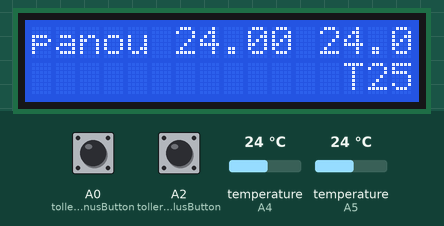
The sketch below on a simulated Arduino Uno, built with avr-gcc and run on an emulated ATmega328P. On the bench: 16×2 character LCD. The inputs (shaded band) are chosen by the test bench; at power-on: temperature (sensors on A4, A5) 24 °C, A0 (tolleranceMinusButton) LOW, A2 (tollerancePlusButton) LOW.

Above: at 2.3 s.
2.4 s: temperature (sensor on A4) set to 12 °C
At 4.1 s:
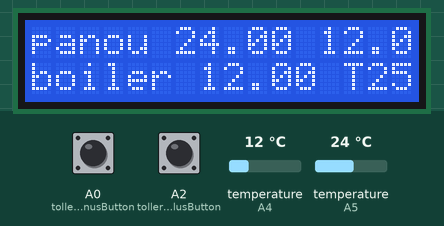
4.9 s: temperature (sensor on A5) set to 12 °C
At 6.3 s:
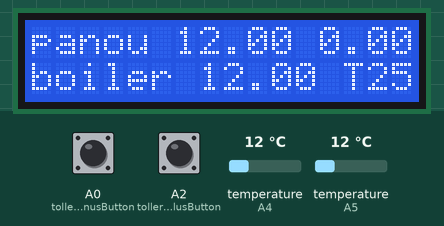
7.0 s: temperature (sensor on A4) set to 19 °C
At 9.3 s:
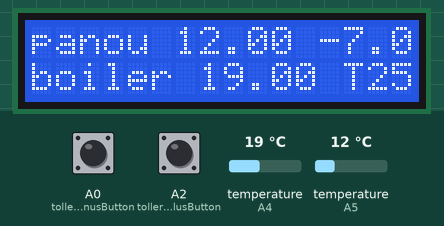
9.6 s: temperature (sensor on A5) set to 19 °C
At 10.5 s:
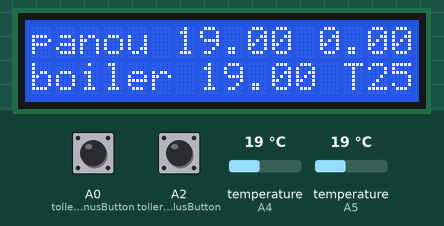
11.7 s: temperature (sensor on A4) set to 28 °C
At 13.7 s:
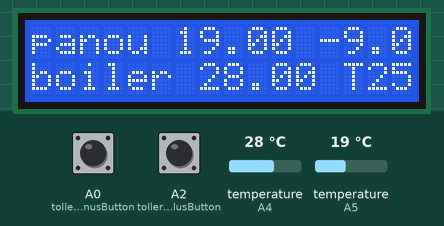
14.3 s: temperature (sensor on A5) set to 28 °C
At 14.7 s:
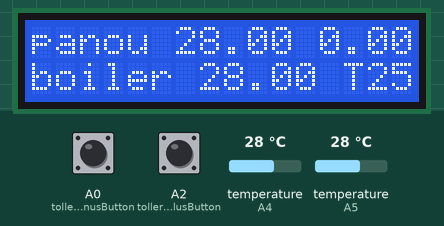
Timing chart, 0 to 17.3 s (numbered marks = the images above; inputs shaded):
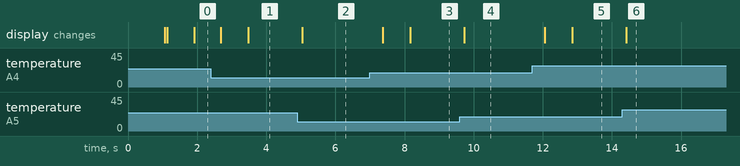

The sketch:

pump-controller.ino
```cpp
#include <EEPROM.h>
#include <avr/wdt.h>
#include <LiquidCrystal.h>
#include <OneWire.h>
#include <DallasTemperature.h>
#include <EEPROM.h>


#define Sensor_panel A5     // solar panel sensor
#define Sensor_boiler A4    // boiler sensor
#define Power_boiler 9      // boiler power socket
#define Power_panel_pump 10 // solar panel pump power socket
#define tollerancePlusButton A2
#define tolleranceMinusButton A0

bool sensorPanelReady, sensorBoilerReady;
float Sensor_panel_tempC, Sensor_boiler_tempC; // memo the temepratures
float tempMinim_Sensor_panou = 30;
float tempPower_panel_pump_Tolerance = 0;
float tempPower_panel_pump_ON = 10;
int tollerancePlusButtonState = 0;
int tolleranceMinusButtonState = 0;
int eeToleranceAddress = 0; // Memory location where we want the data to be saved between sessions.

OneWire Sensor_panel_T(Sensor_panel);
OneWire Sensor_boiler_T(Sensor_boiler);
DallasTemperature Sensor_panel_dallas(&Sensor_panel_T);
DallasTemperature Sensor_boiler_dallas(&Sensor_boiler_T);
DeviceAddress Sensor_panel_Address;
DeviceAddress Sensor_boiler_Address;

LiquidCrystal lcd(12, 11, 5, 4, 3, 2);

void setup()
{
  lcd.begin(16, 2);
  lcd.setCursor(0, 0);
  lcd.print(" Controler pa-");
  lcd.setCursor(0, 1);
  lcd.print("nou solar/boiler");
  delay(1000);
  lcd.clear();
  pinMode(Power_boiler, OUTPUT);
  digitalWrite(Power_boiler, LOW);
  pinMode(Power_panel_pump, OUTPUT);
  digitalWrite(Power_panel_pump, LOW);

  pinMode(tollerancePlusButton, INPUT);
  pinMode(tolleranceMinusButton, INPUT);

  tempPower_panel_pump_Tolerance = EEPROM.read(eeToleranceAddress);

  Sensor_panel_dallas.begin();
  if (!Sensor_panel_dallas.getAddress(Sensor_panel_Address, 0))
    Sensor_panel_dallas.setResolution(Sensor_panel_Address, 9);
  Sensor_boiler_dallas.begin();
  if (!Sensor_boiler_dallas.getAddress(Sensor_boiler_Address, 0))
    Sensor_boiler_dallas.setResolution(Sensor_boiler_Address, 9);
}

void loop()
{
  adjustTollerance();

  if (!Sensor_panel_dallas.getAddress(Sensor_panel_Address, 0))
  {
    lcd.setCursor(0, 0);
    lcd.print("lipsa senzor panou");
    sensorPanelReady = false;
  }
  else
  {
    Sensor_panel_dallas.requestTemperatures(); // Send the command to get temperatures
    Sensor_panel_tempC = Sensor_panel_dallas.getTempC(Sensor_panel_Address);
    if (Sensor_panel_tempC == -127.00)
    {
      lcd.setCursor(0, 0);
      lcd.print("eroare senzor panou");
      sensorPanelReady = false;
    }
    else
    {
      lcd.setCursor(0, 0);
      lcd.print("panou");
      lcd.setCursor(6, 0);
      lcd.print(Sensor_panel_tempC);
      lcd.setCursor(12, 0);
      lcd.print(Sensor_panel_tempC - Sensor_boiler_tempC);
      sensorPanelReady = true;
    }
  }

  if (!Sensor_boiler_dallas.getAddress(Sensor_boiler_Address, 0))
  {
    lcd.setCursor(0, 1);
    lcd.print("lipsa senzor boiler");
    sensorPanelReady = false;
  }
  else
  {
    Sensor_boiler_dallas.requestTemperatures();
    Sensor_boiler_tempC = Sensor_boiler_dallas.getTempC(Sensor_boiler_Address);
    if (Sensor_boiler_tempC == -127.00)
    {
      lcd.setCursor(0, 1);
      lcd.print("eroare senzor boiler");
      sensorBoilerReady = false;
    }
    else
    {
      Serial.println(Sensor_boiler_tempC);
      lcd.setCursor(0, 1);
      lcd.print("boiler");
      lcd.setCursor(7, 1);
      lcd.print(Sensor_boiler_tempC);
      sensorBoilerReady = true;
    }
  }

  if (sensorBoilerReady && sensorBoilerReady)
  {
    if (Sensor_panel_tempC <= tempMinim_Sensor_panou)
    {
      digitalWrite(Power_panel_pump, LOW);
      digitalWrite(Power_boiler, HIGH);
    }
    else
    {
      digitalWrite(Power_boiler, LOW);

      if (Sensor_panel_tempC - Sensor_boiler_tempC >= tempPower_panel_pump_ON)
      {
        digitalWrite(Power_panel_pump, HIGH);
      }
      // if in between, it keeps the command from the previous cycle
      else if (Sensor_panel_tempC - Sensor_boiler_tempC <= tempPower_panel_pump_ON - tempPower_panel_pump_Tolerance)
      {
        digitalWrite(Power_panel_pump, LOW);
      }
    }
  }
  else
  {
    digitalWrite(Power_panel_pump, LOW);
    digitalWrite(Power_boiler, LOW);
  }
}

void adjustTollerance()
{
  tollerancePlusButtonState = digitalRead(tollerancePlusButton);
  tolleranceMinusButtonState = digitalRead(tolleranceMinusButton);

  if (tollerancePlusButtonState == HIGH && tempPower_panel_pump_Tolerance < 10)
  {
    delay(100);
    tempPower_panel_pump_Tolerance++;
  }

  if (tolleranceMinusButtonState == HIGH && tempPower_panel_pump_Tolerance > 0)
  {
    delay(100);

    if (tempPower_panel_pump_Tolerance == 10)
    {
      // clears when the number of digits is about to decrease
      lcd.clear();
    }

    tempPower_panel_pump_Tolerance--;
  }

  // writes data only if it is different from the previous content
  EEPROM.update(eeToleranceAddress, tempPower_panel_pump_Tolerance);

  lcd.setCursor(12, 1);
  lcd.print(" T");
  lcd.setCursor(14, 1);
  lcd.print((int)tempPower_panel_pump_Tolerance);
}
```

Measured:
- after the input at 4.9 s, the display: changes after 0.14 s (image 2)
- after the input at 7.0 s, the display: first changes after 0.37 s (image 3 shows a later state)
- after the input at 9.6 s, the display: changes after 0.13 s (image 4)
- after the input at 11.7 s, the display: first changes after 0.35 s (image 5 shows a later state)
- after the input at 14.3 s, the display: changes after 0.11 s (image 6)
